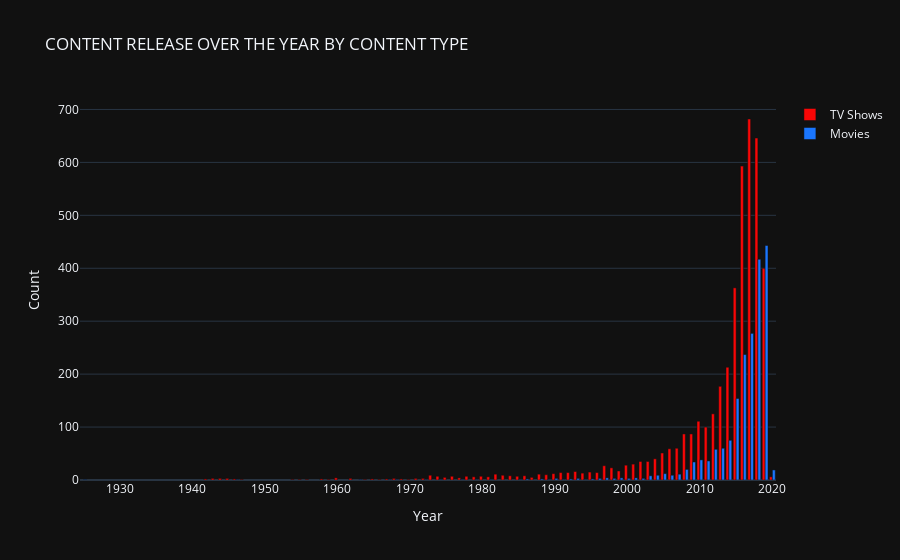

The cell this chart's notebook holds for it:
### Markdown cell above
## Content released over the years by content type

### Code cell
df1 = df[df['TV Show'] == 0]
df2 = df[df['TV Show'] == 1]

temp_df1 = df1['release_year'].value_counts().reset_index()
temp_df2 = df2['release_year'].value_counts().reset_index()

trace1 = go.Bar(
                x = temp_df1['index'],
                y = temp_df1['release_year'],
                name = 'TV Shows',
                marker = dict(color = 'rgb(249,6,6)'))

trace2 = go.Bar(
                x = temp_df2['index'],
                y = temp_df2['release_year'],
                name = 'Movies',
                marker = dict(color = 'rgb(26,118,255)'))

layout = go.Layout(template= "plotly_dark",title = 'CONTENT RELEASE OVER THE YEAR BY CONTENT TYPE' , xaxis = dict(title = 'Year'), yaxis = dict(title = 'Count'))
fig = go.Figure(data = [trace1, trace2], layout = layout)
fig.show()

### Figure 1 — Plotly figure (JSON) as saved in the notebook; plotly's stock layout.template omitted (floating-point values rounded to 4 significant figures)
{"data": [{"marker": {"color": "rgb(249,6,6)"}, "name": "TV Shows", "type": "bar", "x": [2017, 2018, 2016, 2019, 2015, 2014, 2013, 2012, 2010, 2011, 2008, 2009, 2007, 2006, 2005, 2004, 2002, 2003, 2001, 2000, 1997, 1998, 1999, 1993, 1995, 1992, 1991, 1996, 1994, 1990, 1988, 1982, 1989, 1973, 1983, 1984, 1986, 1978, 1980, 1976, 1974, 1985, 1981, 2020, 1979, 1987, 1975, 1977, 1960, 1968, 1972, 1944, 1945, 1962, 1971, 1943, 1958, 1942, 1965, 1967, 1969, 1946, 1954, 1966, 1970, 1947, 1955, 1959, 1964, 1956], "y": [682, 646, 593, 400, 363, 213, 177, 125, 111, 100, 87, 87, 60, 59, 51, 40, 35, 35, 30, 28, 27, 23, 17, 16, 15, 14, 14, 14, 13, 12, 11, 11, 10, 9, 9, 8, 8, 7, 7, 7, 7, 7, 6, 6, 6, 5, 5, 4, 4, 3, 3, 3, 3, 3, 3, 3, 2, 2, 2, 2, 2, 2, 1, 1, 1, 1, 1, 1, 1, 1]}, {"marker": {"color": "rgb(26,118,255)"}, "name": "Movies", "type": "bar", "x": [2019, 2018, 2017, 2016, 2015, 2014, 2013, 2012, 2010, 2011, 2009, 2008, 2020, 2005, 2007, 2006, 2004, 2003, 2001, 1999, 1997, 1990, 1993, 1996, 1998, 2000, 2002, 1995, 1992, 1988, 1986, 1974, 1946, 1963, 1967, 1968, 1972, 1981, 1977, 1979, 1994, 1985, 1989, 1991, 1925], "y": [443, 417, 277, 237, 154, 75, 60, 58, 38, 36, 34, 20, 19, 12, 11, 9, 9, 8, 4, 4, 4, 3, 3, 3, 3, 3, 3, 2, 2, 2, 2, 1, 1, 1, 1, 1, 1, 1, 1, 1, 1, 1, 1, 1, 1]}], "layout": {"title": {"text": "CONTENT RELEASE OVER THE YEAR BY CONTENT TYPE"}, "xaxis": {"title": {"text": "Year"}}, "yaxis": {"title": {"text": "Count"}}}}
